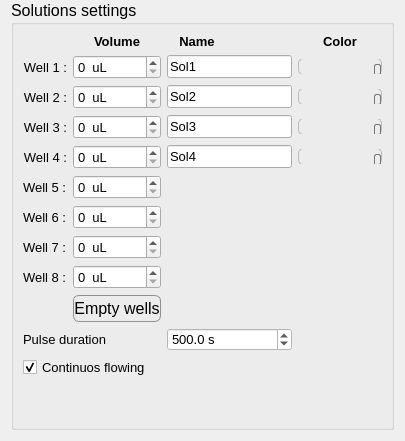
      <widget class="QWidget" name="page_2">
       <layout class="QGridLayout" name="gridLayout">
        <property name="topMargin">
         <number>0</number>
        </property>
        <item row="0" column="0">
         <widget class="QGroupBox" name="groupBox_solutionNames">
          <property name="font">
           <font>
            <pointsize>12</pointsize>
            <weight>50</weight>
            <bold>false</bold>
           </font>
          </property>
          <property name="title">
           <string>Solutions settings</string>
          </property>
          <layout class="QGridLayout" name="gridLayout_3">
           <item row="7" column="0">
            <widget class="QLabel" name="label_20">
             <property name="font">
              <font>
               <pointsize>10</pointsize>
              </font>
             </property>
             <property name="text">
              <string>Well 7 :</string>
             </property>
            </widget>
           </item>
           <item row="10" column="3" colspan="2">
            <widget class="QDoubleSpinBox" name="doubleSpinBox_solution">
             <property name="enabled">
              <bool>false</bool>
             </property>
             <property name="sizePolicy">
              <sizepolicy hsizetype="Minimum" vsizetype="Fixed">
               <horstretch>0</horstretch>
               <verstretch>0</verstretch>
              </sizepolicy>
             </property>
             <property name="minimumSize">
              <size>
               <width>0</width>
               <height>0</height>
              </size>
             </property>
             <property name="maximumSize">
              <size>
               <width>16777215</width>
               <height>16777215</height>
              </size>
             </property>
             <property name="font">
              <font>
               <pointsize>10</pointsize>
               <weight>50</weight>
               <bold>false</bold>
              </font>
             </property>
             <property name="toolTip">
              <string>Injection time in seconds</string>
             </property>
             <property name="whatsThis">
              <string>&lt;html&gt;&lt;head/&gt;&lt;body&gt;&lt;p&gt;Set release solution time&lt;br/&gt;&lt;br/&gt;The solutions in the wells 1,2,3,4, will be released &lt;br/&gt;for the &lt;span style=&quot; font-style:italic;&quot;&gt;t&lt;/span&gt;  seconds. &lt;/p&gt;&lt;/body&gt;&lt;/html&gt;</string>
             </property>
             <property name="layoutDirection">
              <enum>Qt::LeftToRight</enum>
             </property>
             <property name="styleSheet">
              <string notr="true">color: rgb(0, 0, 0);
background-color: rgb(255, 255, 255);</string>
             </property>
             <property name="wrapping">
              <bool>false</bool>
             </property>
             <property name="frame">
              <bool>true</bool>
             </property>
             <property name="buttonSymbols">
              <enum>QAbstractSpinBox::UpDownArrows</enum>
             </property>
             <property name="suffix">
              <string> s</string>
             </property>
             <property name="decimals">
              <number>1</number>
             </property>
             <property name="minimum">
              <double>0.000000000000000</double>
             </property>
             <property name="maximum">
              <double>100000.000000000000000</double>
             </property>
             <property name="singleStep">
              <double>1.000000000000000</double>
             </property>
             <property name="value">
              <double>500.000000000000000</double>
             </property>
            </widget>
           </item>
           <item row="1" column="3" colspan="2">
            <widget class="QLineEdit" name="lineEdit_sol1_name">
             <property name="minimumSize">
              <size>
               <width>0</width>
               <height>0</height>
              </size>
             </property>
             <property name="maximumSize">
              <size>
               <width>150</width>
               <height>16777215</height>
              </size>
             </property>
             <property name="font">
              <font>
               <pointsize>10</pointsize>
               <weight>50</weight>
               <bold>false</bold>
              </font>
             </property>
             <property name="accessibleDescription">
              <string/>
             </property>
             <property name="styleSheet">
              <string notr="true"/>
             </property>
             <property name="text">
              <string notr="true">Sol1</string>
             </property>
            </widget>
           </item>
           <item row="4" column="5">
            <widget class="QSlider" name="horizontalSlider_colorSol4">
             <property name="minimumSize">
              <size>
               <width>0</width>
               <height>0</height>
              </size>
             </property>
             <property name="styleSheet">
              <string notr="true">QSlider::groove:horizontal {
border: 1px solid #bbb;
background: QLinearGradient( x1: 0, y1: 0, x2: 1, y2: 0,
stop: 0 #00FF00,
stop: 0.167 #FFFF00,
stop: 0.333 #FF0000,
stop: 0.5 #FF00FF,
stop: 0.667 #0000FF,
stop: 0.883 #00FFFF,
stop: 1 #00FF00 );
height: 15px;
border-radius: 5px;
}


QSlider::handle:horizontal {
background: qlineargradient(x1:0, y1:0, x2:1, y2:1,
    stop:0 #eee, stop:1 #ccc);
border: 1px solid #777;
width: 5px;
margin-top: 5px;
margin-bottom: -2px;
border-radius: 2px;
}

QSlider::handle:horizontal:hover {
background: qlineargradient(x1:0, y1:0, x2:1, y2:1,
    stop:0 #fff, stop:1 #ddd);
border: 1px solid #444;
border-radius: 4px;
}

QSlider::sub-page:horizontal:disabled {
background: #bbb;
border-color: #999;
}

QSlider::add-page:horizontal:disabled {
background: #eee;
border-color: #999;
}

QSlider::handle:horizontal:disabled {
background: #eee;
border: 1px solid #aaa;
border-radius: 4px;
}</string>
             </property>
             <property name="maximum">
              <number>16777216</number>
             </property>
             <property name="singleStep">
              <number>1</number>
             </property>
             <property name="value">
              <number>1432930</number>
             </property>
             <property name="orientation">
              <enum>Qt::Horizontal</enum>
             </property>
            </widget>
           </item>
           <item row="2" column="0">
            <widget class="QLabel" name="label_33">
             <property name="maximumSize">
              <size>
               <width>16777215</width>
               <height>16777215</height>
              </size>
             </property>
             <property name="font">
              <font>
               <pointsize>10</pointsize>
               <weight>50</weight>
               <bold>false</bold>
              </font>
             </property>
             <property name="text">
              <string>Well 2 :</string>
             </property>
             <property name="alignment">
              <set>Qt::AlignRight|Qt::AlignTrailing|Qt::AlignVCenter</set>
             </property>
            </widget>
           </item>
           <item row="4" column="0">
            <widget class="QLabel" name="label_36">
             <property name="maximumSize">
              <size>
               <width>16777215</width>
               <height>16777215</height>
              </size>
             </property>
             <property name="font">
              <font>
               <pointsize>10</pointsize>
               <weight>50</weight>
               <bold>false</bold>
              </font>
             </property>
             <property name="text">
              <string>Well 4 :</string>
             </property>
             <property name="alignment">
              <set>Qt::AlignRight|Qt::AlignTrailing|Qt::AlignVCenter</set>
             </property>
            </widget>
           </item>
           <item row="2" column="1" colspan="2">
            <widget class="QSpinBox" name="spinBox_vol_sol2">
             <property name="font">
              <font>
               <pointsize>10</pointsize>
               <weight>50</weight>
               <bold>false</bold>
              </font>
             </property>
             <property name="suffix">
              <string>  uL</string>
             </property>
             <property name="maximum">
              <number>10000</number>
             </property>
            </widget>
           </item>
           <item row="3" column="3" colspan="2">
            <widget class="QLineEdit" name="lineEdit_sol3_name">
             <property name="maximumSize">
              <size>
               <width>150</width>
               <height>16777215</height>
              </size>
             </property>
             <property name="font">
              <font>
               <pointsize>10</pointsize>
               <weight>50</weight>
               <bold>false</bold>
              </font>
             </property>
             <property name="accessibleDescription">
              <string/>
             </property>
             <property name="styleSheet">
              <string notr="true"/>
             </property>
             <property name="text">
              <string notr="true">Sol3</string>
             </property>
            </widget>
           </item>
           <item row="0" column="1" colspan="2">
            <widget class="QLabel" name="label_9">
             <property name="font">
              <font>
               <pointsize>10</pointsize>
               <weight>75</weight>
               <bold>true</bold>
              </font>
             </property>
             <property name="text">
              <string>Volume</string>
             </property>
             <property name="alignment">
              <set>Qt::AlignCenter</set>
             </property>
            </widget>
           </item>
           <item row="0" column="3">
            <widget class="QLabel" name="label_10">
             <property name="font">
              <font>
               <pointsize>10</pointsize>
               <weight>75</weight>
               <bold>true</bold>
              </font>
             </property>
             <property name="text">
              <string>Name</string>
             </property>
             <property name="alignment">
              <set>Qt::AlignCenter</set>
             </property>
            </widget>
           </item>
           <item row="3" column="5">
            <widget class="QSlider" name="horizontalSlider_colorSol3">
             <property name="minimumSize">
              <size>
               <width>0</width>
               <height>0</height>
              </size>
             </property>
             <property name="styleSheet">
              <string notr="true">QSlider::groove:horizontal {
border: 1px solid #bbb;
background: QLinearGradient( x1: 0, y1: 0, x2: 1, y2: 0,
stop: 0 #00FF00,
stop: 0.167 #FFFF00,
stop: 0.333 #FF0000,
stop: 0.5 #FF00FF,
stop: 0.667 #0000FF,
stop: 0.883 #00FFFF,
stop: 1 #00FF00 );
height: 15px;
border-radius: 5px;
}


QSlider::handle:horizontal {
background: qlineargradient(x1:0, y1:0, x2:1, y2:1,
    stop:0 #eee, stop:1 #ccc);
border: 1px solid #777;
width: 5px;
margin-top: 5px;
margin-bottom: -2px;
border-radius: 2px;
}

QSlider::handle:horizontal:hover {
background: qlineargradient(x1:0, y1:0, x2:1, y2:1,
    stop:0 #fff, stop:1 #ddd);
border: 1px solid #444;
border-radius: 4px;
}

QSlider::sub-page:horizontal:disabled {
background: #bbb;
border-color: #999;
}

QSlider::add-page:horizontal:disabled {
background: #eee;
border-color: #999;
}

QSlider::handle:horizontal:disabled {
background: #eee;
border: 1px solid #aaa;
border-radius: 4px;
}</string>
             </property>
             <property name="maximum">
              <number>16777216</number>
             </property>
             <property name="singleStep">
              <number>1</number>
             </property>
             <property name="value">
              <number>12926220</number>
             </property>
             <property name="orientation">
              <enum>Qt::Horizontal</enum>
             </property>
            </widget>
           </item>
           <item row="0" column="5">
            <widget class="QLabel" name="label_18">
             <property name="font">
              <font>
               <pointsize>10</pointsize>
               <weight>75</weight>
               <bold>true</bold>
              </font>
             </property>
             <property name="text">
              <string>Color</string>
             </property>
             <property name="alignment">
              <set>Qt::AlignCenter</set>
             </property>
            </widget>
           </item>
           <item row="11" column="0" colspan="3">
            <widget class="QCheckBox" name="checkBox_disableTimer">
             <property name="font">
              <font>
               <pointsize>10</pointsize>
               <weight>50</weight>
               <bold>false</bold>
              </font>
             </property>
             <property name="layoutDirection">
              <enum>Qt::LeftToRight</enum>
             </property>
             <property name="text">
              <string>Continuos flowing</string>
             </property>
             <property name="checked">
              <bool>true</bool>
             </property>
            </widget>
           </item>
           <item row="8" column="0">
            <widget class="QLabel" name="label_21">
             <property name="font">
              <font>
               <pointsize>10</pointsize>
              </font>
             </property>
             <property name="text">
              <string>Well 8 :</string>
             </property>
            </widget>
           </item>
           <item row="4" column="3" colspan="2">
            <widget class="QLineEdit" name="lineEdit_sol4_name">
             <property name="maximumSize">
              <size>
               <width>150</width>
               <height>16777215</height>
              </size>
             </property>
             <property name="font">
              <font>
               <pointsize>10</pointsize>
               <weight>50</weight>
               <bold>false</bold>
              </font>
             </property>
             <property name="accessibleDescription">
              <string/>
             </property>
             <property name="styleSheet">
              <string notr="true"/>
             </property>
             <property name="text">
              <string notr="true">Sol4</string>
             </property>
            </widget>
           </item>
           <item row="1" column="1" colspan="2">
            <widget class="QSpinBox" name="spinBox_vol_sol1">
             <property name="sizePolicy">
              <sizepolicy hsizetype="Expanding" vsizetype="Fixed">
               <horstretch>0</horstretch>
               <verstretch>0</verstretch>
              </sizepolicy>
             </property>
             <property name="maximumSize">
              <size>
               <width>16777215</width>
               <height>16777215</height>
              </size>
             </property>
             <property name="font">
              <font>
               <pointsize>10</pointsize>
               <weight>50</weight>
               <bold>false</bold>
              </font>
             </property>
             <property name="styleSheet">
              <string notr="true"/>
             </property>
             <property name="suffix">
              <string>  uL</string>
             </property>
             <property name="maximum">
              <number>10000</number>
             </property>
            </widget>
           </item>
           <item row="6" column="0">
            <widget class="QLabel" name="label_8">
             <property name="font">
              <font>
               <pointsize>10</pointsize>
              </font>
             </property>
             <property name="text">
              <string>Well 6 :</string>
             </property>
            </widget>
           </item>
           <item row="3" column="0">
            <widget class="QLabel" name="label_35">
             <property name="maximumSize">
              <size>
               <width>16777215</width>
               <height>16777215</height>
              </size>
             </property>
             <property name="font">
              <font>
               <pointsize>10</pointsize>
               <weight>50</weight>
               <bold>false</bold>
              </font>
             </property>
             <property name="text">
              <string>Well 3 :</string>
             </property>
             <property name="alignment">
              <set>Qt::AlignRight|Qt::AlignTrailing|Qt::AlignVCenter</set>
             </property>
            </widget>
           </item>
           <item row="4" column="1" colspan="2">
            <widget class="QSpinBox" name="spinBox_vol_sol4">
             <property name="font">
              <font>
               <pointsize>10</pointsize>
               <weight>50</weight>
               <bold>false</bold>
              </font>
             </property>
             <property name="suffix">
              <string>  uL</string>
             </property>
             <property name="maximum">
              <number>10000</number>
             </property>
            </widget>
           </item>
           <item row="1" column="0">
            <widget class="QLabel" name="label_32">
             <property name="maximumSize">
              <size>
               <width>16777215</width>
               <height>16777215</height>
              </size>
             </property>
             <property name="font">
              <font>
               <pointsize>10</pointsize>
               <weight>50</weight>
               <bold>false</bold>
              </font>
             </property>
             <property name="text">
              <string>Well 1 :</string>
             </property>
             <property name="alignment">
              <set>Qt::AlignRight|Qt::AlignTrailing|Qt::AlignVCenter</set>
             </property>
            </widget>
           </item>
           <item row="2" column="5">
            <widget class="QSlider" name="horizontalSlider_colorSol2">
             <property name="minimumSize">
              <size>
               <width>0</width>
               <height>0</height>
              </size>
             </property>
             <property name="styleSheet">
              <string notr="true">QSlider::groove:horizontal {
border: 1px solid #bbb;
background: QLinearGradient( x1: 0, y1: 0, x2: 1, y2: 0,
stop: 0 #00FF00,
stop: 0.167 #FFFF00,
stop: 0.333 #FF0000,
stop: 0.5 #FF00FF,
stop: 0.667 #0000FF,
stop: 0.883 #00FFFF,
stop: 1 #00FF00 );
height: 15px;
border-radius: 5px;
}


QSlider::handle:horizontal {
background: qlineargradient(x1:0, y1:0, x2:1, y2:1,
    stop:0 #eee, stop:1 #ccc);
border: 1px solid #777;
width: 5px;
margin-top: 5px;
margin-bottom: -2px;
border-radius: 2px;
}

QSlider::handle:horizontal:hover {
background: qlineargradient(x1:0, y1:0, x2:1, y2:1,
    stop:0 #fff, stop:1 #ddd);
border: 1px solid #444;
border-radius: 4px;
}

QSlider::sub-page:horizontal:disabled {
background: #bbb;
border-color: #999;
}

QSlider::add-page:horizontal:disabled {
background: #eee;
border-color: #999;
}

QSlider::handle:horizontal:disabled {
background: #eee;
border: 1px solid #aaa;
border-radius: 4px;
}</string>
             </property>
             <property name="maximum">
              <number>16777216</number>
             </property>
             <property name="singleStep">
              <number>1</number>
             </property>
             <property name="value">
              <number>5164400</number>
             </property>
             <property name="orientation">
              <enum>Qt::Horizontal</enum>
             </property>
            </widget>
           </item>
           <item row="5" column="0">
            <widget class="QLabel" name="label_3">
             <property name="font">
              <font>
               <pointsize>10</pointsize>
              </font>
             </property>
             <property name="text">
              <string>Well 5 :</string>
             </property>
            </widget>
           </item>
           <item row="1" column="5">
            <widget class="QSlider" name="horizontalSlider_colorSol1">
             <property name="minimumSize">
              <size>
               <width>0</width>
               <height>0</height>
              </size>
             </property>
             <property name="styleSheet">
              <string notr="true">QSlider::groove:horizontal {
border: 1px solid #bbb;
background: QLinearGradient( x1: 0, y1: 0, x2: 1, y2: 0,
stop: 0 #00FF00,
stop: 0.167 #FFFF00,
stop: 0.333 #FF0000,
stop: 0.5 #FF00FF,
stop: 0.667 #0000FF,
stop: 0.883 #00FFFF,
stop: 1 #00FF00 );
height: 15px;
border-radius: 5px;
}


QSlider::handle:horizontal {
background: qlineargradient(x1:0, y1:0, x2:1, y2:1,
    stop:0 #eee, stop:1 #ccc);
border: 1px solid #777;
width: 5px;
margin-top: 5px;
margin-bottom: -2px;
border-radius: 2px;
}

QSlider::handle:horizontal:hover {
background: qlineargradient(x1:0, y1:0, x2:1, y2:1,
    stop:0 #fff, stop:1 #ddd);
border: 1px solid #444;
border-radius: 4px;
}

QSlider::sub-page:horizontal:disabled {
background: #bbb;
border-color: #999;
}

QSlider::add-page:horizontal:disabled {
background: #eee;
border-color: #999;
}

QSlider::handle:horizontal:disabled {
background: #eee;
border: 1px solid #aaa;
border-radius: 4px;
}</string>
             </property>
             <property name="maximum">
              <number>16777216</number>
             </property>
             <property name="singleStep">
              <number>1</number>
             </property>
             <property name="value">
              <number>3522620</number>
             </property>
             <property name="orientation">
              <enum>Qt::Horizontal</enum>
             </property>
            </widget>
           </item>
           <item row="3" column="1" colspan="2">
            <widget class="QSpinBox" name="spinBox_vol_sol3">
             <property name="font">
              <font>
               <pointsize>10</pointsize>
               <weight>50</weight>
               <bold>false</bold>
              </font>
             </property>
             <property name="suffix">
              <string>  uL</string>
             </property>
             <property name="maximum">
              <number>10000</number>
             </property>
            </widget>
           </item>
           <item row="7" column="1" colspan="2">
            <widget class="QSpinBox" name="spinBox_vol_sol7">
             <property name="font">
              <font>
               <pointsize>10</pointsize>
               <weight>50</weight>
               <bold>false</bold>
              </font>
             </property>
             <property name="suffix">
              <string>  uL</string>
             </property>
             <property name="maximum">
              <number>10000</number>
             </property>
            </widget>
           </item>
           <item row="10" column="0" colspan="2">
            <widget class="QLabel" name="label_11">
             <property name="font">
              <font>
               <pointsize>10</pointsize>
               <weight>50</weight>
               <bold>false</bold>
              </font>
             </property>
             <property name="text">
              <string>Pulse duration</string>
             </property>
            </widget>
           </item>
           <item row="8" column="1" colspan="2">
            <widget class="QSpinBox" name="spinBox_vol_sol8">
             <property name="font">
              <font>
               <pointsize>10</pointsize>
               <weight>50</weight>
               <bold>false</bold>
              </font>
             </property>
             <property name="suffix">
              <string>  uL</string>
             </property>
             <property name="maximum">
              <number>10000</number>
             </property>
            </widget>
           </item>
           <item row="9" column="1" colspan="2">
            <widget class="QPushButton" name="pushButton_emptyWells">
             <property name="font">
              <font>
               <pointsize>-1</pointsize>
              </font>
             </property>
             <property name="styleSheet">
              <string notr="true"> QPushButton {
     border: 1px solid #8f8f91;
     border-radius: 6px;
     height: 25px;
     font-size: 16px;
     background-color: qlineargradient(x1: 0, y1: 0, x2: 0, y2: 1,
                                       stop: 0 #f6f7fa, stop: 1 #dadbde);

 }


 QPushButton:focus:pressed {
     background-color: qlineargradient(x1: 0, y1: 0, x2: 0, y2: 1,
                                       stop: 0 #F0FFF0, stop: 1 #f6f7fa);
 }

 QPushButton:hover {
     background-color: qlineargradient(x1: 0, y1: 0, x2: 0, y2: 1,
                                       stop: 0 #f6f7fa, stop: 1 #F0FFF0);
 }

QPushButton:disabled{ background-color: #CCCCCC; }

 QPushButton:flat {
     border: none; /* no border for a flat push button */
 }

 QPushButton:default {
     border-color: navy; /* make the default button prominent */
 }</string>
             </property>
             <property name="text">
              <string>Empty wells</string>
             </property>
            </widget>
           </item>
           <item row="5" column="1" colspan="2">
            <widget class="QSpinBox" name="spinBox_vol_sol5">
             <property name="font">
              <font>
               <pointsize>10</pointsize>
               <weight>50</weight>
               <bold>false</bold>
              </font>
             </property>
             <property name="suffix">
              <string>  uL</string>
             </property>
             <property name="maximum">
              <number>10000</number>
             </property>
            </widget>
           </item>
           <item row="2" column="3" colspan="2">
            <widget class="QLineEdit" name="lineEdit_sol2_name">
             <property name="maximumSize">
              <size>
               <width>150</width>
               <height>16777215</height>
              </size>
             </property>
             <property name="font">
              <font>
               <pointsize>10</pointsize>
               <weight>50</weight>
               <bold>false</bold>
              </font>
             </property>
             <property name="accessibleDescription">
              <string/>
             </property>
             <property name="styleSheet">
              <string notr="true"/>
             </property>
             <property name="text">
              <string notr="true">Sol2</string>
             </property>
            </widget>
           </item>
           <item row="6" column="1" colspan="2">
            <widget class="QSpinBox" name="spinBox_vol_sol6">
             <property name="font">
              <font>
               <pointsize>10</pointsize>
               <weight>50</weight>
               <bold>false</bold>
              </font>
             </property>
             <property name="suffix">
              <string>  uL</string>
             </property>
             <property name="maximum">
              <number>10000</number>
             </property>
            </widget>
           </item>
           <item row="12" column="0">
            <spacer name="verticalSpacer_6">
             <property name="orientation">
              <enum>Qt::Vertical</enum>
             </property>
             <property name="sizeHint" stdset="0">
              <size>
               <width>20</width>
               <height>40</height>
              </size>
             </property>
            </spacer>
           </item>
          </layout>
         </widget>
        </item>
       </layout>
      </widget>
